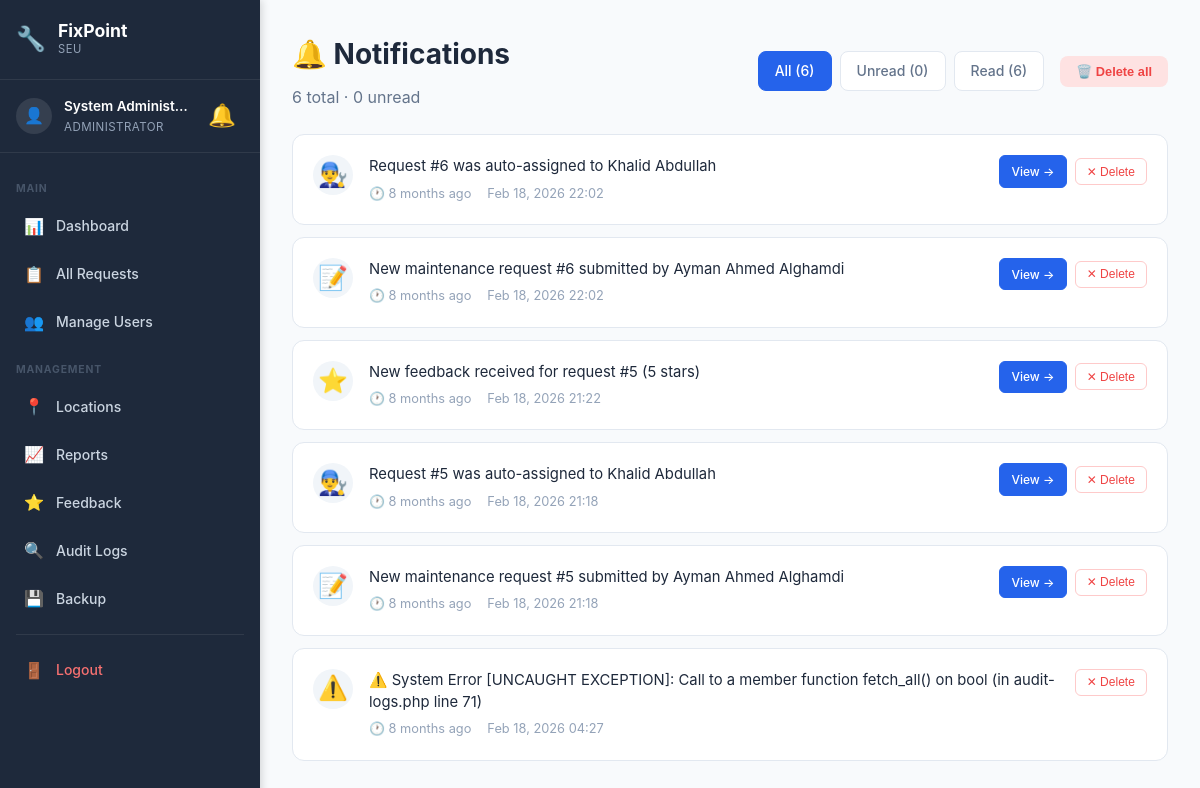
The page /notifications.php (signed in) on the database as committed earlier.
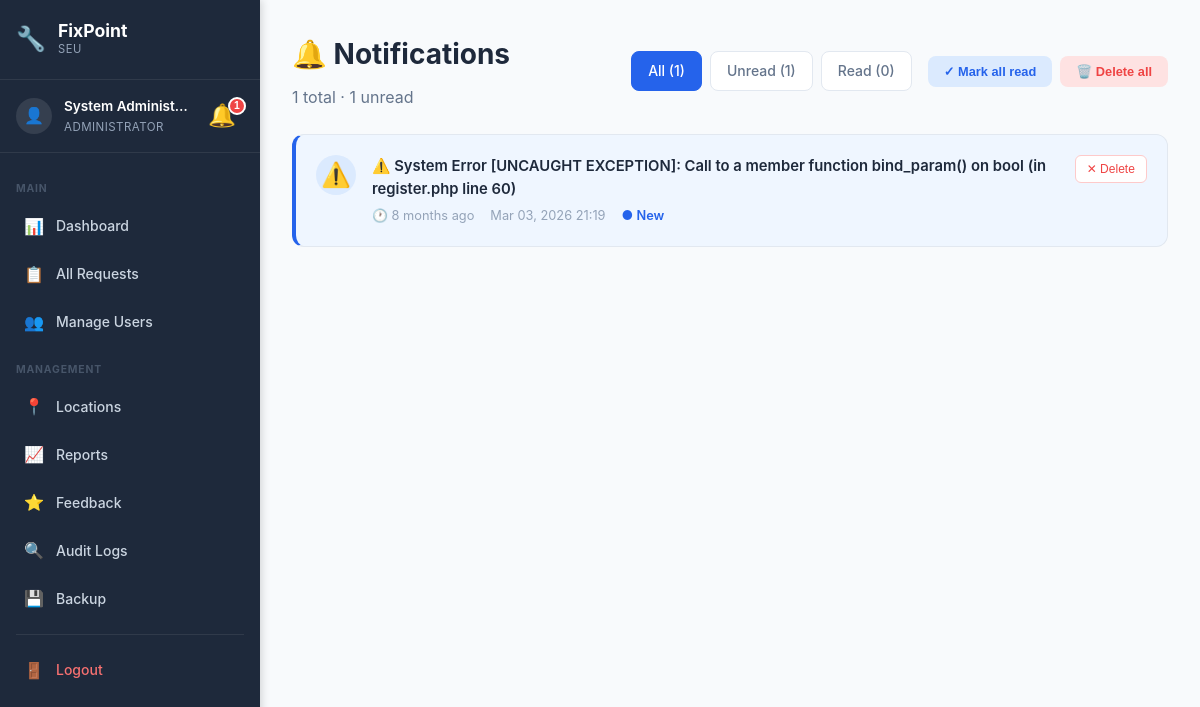
The same page on the database as committed later.
### tables this page shows
CREATE TABLE `notification` (
  `NotificationID` int(11) NOT NULL AUTO_INCREMENT,
  `UserID` int(11) NOT NULL,
  `Title` varchar(255) NOT NULL DEFAULT '',
  `RequestID` int(11) DEFAULT NULL,
  `Message` text NOT NULL,
  `IsRead` tinyint(1) DEFAULT 0,
  `CreatedAt` timestamp NOT NULL DEFAULT current_timestamp(),
  PRIMARY KEY (`NotificationID`),
  KEY `RequestID` (`RequestID`),
  KEY `idx_user` (`UserID`),
  KEY `idx_read` (`IsRead`),
  CONSTRAINT `notification_ibfk_1` FOREIGN KEY (`UserID`) REFERENCES `user` (`UserID`),
  CONSTRAINT `notification_ibfk_2` FOREIGN KEY (`RequestID`) REFERENCES `maintenancerequest` (`RequestID`) ON DELETE SET NULL
);

### config/helpers.php (called while the page is built, shortened)
<?php
function formatDate($date, $format = 'M d, Y H:i') {
    return date($format, strtotime($date));
}
function e($string) {
    return htmlspecialchars($string, ENT_QUOTES, 'UTF-8');
}
?>

### notifications.php (the view, shortened to what this page needs)
<?php
require_once 'config/database.php';
require_once 'config/helpers.php';
$user_id = $_SESSION['user_id'];
$role_id = $_SESSION['role_id'];
$filter = isset($_GET['filter']) ? $_GET['filter'] : 'all';
$where = "WHERE n.UserID = ?";
$sql = "SELECT
            n.NotificationID,
            n.Message,
            n.IsRead,
            n.CreatedAt,
            n.RequestID
        FROM notification n
        $where
        ORDER BY n.CreatedAt DESC";
$stmt = $conn->prepare($sql);
$stmt->bind_param("i", $user_id);
$stmt->execute();
$notifications = $stmt->get_result()->fetch_all(MYSQLI_ASSOC);
$count_sql = "SELECT
    COUNT(*) as total,
    SUM(CASE WHEN IsRead = 0 THEN 1 ELSE 0 END) as unread,
    SUM(CASE WHEN IsRead = 1 THEN 1 ELSE 0 END) as read_count
FROM notification WHERE UserID = ?";
$count_stmt = $conn->prepare($count_sql);
$count_stmt->bind_param("i", $user_id);
$count_stmt->execute();
$counts = $count_stmt->get_result()->fetch_assoc();
if ($role_id == 1) {
    $details_path = 'admin/request-details.php?id=';
} elseif ($role_id == 2) {
    $details_path = 'technician/task-details.php?id=';
    $dashboard_path = 'technician/dashboard.php';
} else {
    $details_path = 'user/request-details.php?id=';
    $dashboard_path = 'user/dashboard.php';
}
if (!function_exists('notifTimeAgo')) {
    function notifTimeAgo($datetime) {
        $now = new DateTime();
        $ago = new DateTime($datetime);
        $diff = $now->diff($ago);
        if ($diff->m > 0) return $diff->m . ' month' . ($diff->m > 1 ? 's' : '') . ' ago';
        return 'Just now';
    }
}
function getNotifIcon($message) {
    if (strpos($message, 'assigned') !== false) return '👨‍🔧';
    if (strpos($message, 'feedback') !== false || strpos($message, 'stars') !== false) return '⭐';
    if (strpos($message, 'submitted') !== false || strpos($message, 'new') !== false) return '📝';
    if (strpos($message, 'Error') !== false || strpos($message, '⚠️') !== false) return '⚠️';
    return '🔔';
}
$_sidebar_role = $_SESSION['role_id'] ?? 0;
?>
<!DOCTYPE html>
<html lang="en">
<head>
    <link rel="stylesheet" href="assets/css/style.css">
    <link rel="stylesheet" href="assets/css/dashboard.css">
    <link rel="stylesheet" href="assets/css/sidebar.css">
</head>
<body class="has-sidebar">
    <aside class="sidebar" id="sidebar">
        <div class="sidebar-header">
            <div class="sidebar-logo">
                <span class="sidebar-logo-icon">🔧</span>
                <div>
                    <span class="sidebar-logo-text">FixPoint</span>
                    <span class="sidebar-logo-sub">SEU</span>
                </div>
            </div>
        </div>
        <div class="sidebar-user">
            <div class="sidebar-avatar">👤</div>
            <div class="sidebar-user-info">
                <span class="sidebar-user-name"><?php echo e($_SESSION['name']); ?></span>
                <span class="sidebar-user-role">
                    <?php
                    if ($_sidebar_role == 1) echo 'Administrator';
                    elseif ($_sidebar_role == 2) echo 'Technician';
                    else echo 'User';
                    ?>
                </span>
            </div>
            <?php include 'includes/notification-bell.php'; ?>
        </div>
        <nav class="sidebar-nav">
            <?php if ($_sidebar_role == 1): ?>
                <div class="sidebar-section-label">Main</div>
                <a href="admin/dashboard.php" class="sidebar-link"><span class="sidebar-icon">📊</span><span>Dashboard</span></a>
                <a href="admin/all-requests.php" class="sidebar-link"><span class="sidebar-icon">📋</span><span>All Requests</span></a>
                <a href="admin/users.php" class="sidebar-link"><span class="sidebar-icon">👥</span><span>Manage Users</span></a>
                <div class="sidebar-section-label">Management</div>
                <a href="admin/locations.php" class="sidebar-link"><span class="sidebar-icon">📍</span><span>Locations</span></a>
                <a href="admin/reports.php" class="sidebar-link"><span class="sidebar-icon">📈</span><span>Reports</span></a>
                <a href="admin/all-feedback.php" class="sidebar-link"><span class="sidebar-icon">⭐</span><span>Feedback</span></a>
                <a href="admin/audit-logs.php" class="sidebar-link"><span class="sidebar-icon">🔍</span><span>Audit Logs</span></a>
                <a href="admin/backup.php" class="sidebar-link"><span class="sidebar-icon">💾</span><span>Backup</span></a>
            <?php endif; ?>
            <div class="sidebar-divider"></div>
            <a href="auth/logout.php" class="sidebar-link sidebar-logout">
                <span class="sidebar-icon">🚪</span><span>Logout</span>
            </a>
        </nav>
    </aside>
    <div class="main-content">
            <div class="topbar-notif"><?php include 'includes/notification-bell.php'; ?></div>
    <div class="dashboard">
        <div class="dashboard-container">
            <div class="notif-page-header">
                <div>
                    <h1 class="welcome-text">🔔 Notifications</h1>
                    <p style="color: #64748b; margin-top: 0.25rem;">
                        <?php echo $counts['total']; ?> total · <?php echo $counts['unread']; ?> unread
                    </p>
                </div>
                <div style="display: flex; gap: 1rem; flex-wrap: wrap; align-items: center;">
                    <div class="notif-filters">
                        <a href="notifications.php?filter=all" class="notif-filter-btn <?php echo $filter === 'all' ? 'active' : ''; ?>">
                            All (<?php echo $counts['total']; ?>)
                        </a>
                        <a href="notifications.php?filter=unread" class="notif-filter-btn <?php echo $filter === 'unread' ? 'active' : ''; ?>">
                            Unread (<?php echo $counts['unread']; ?>)
                        </a>
                        <a href="notifications.php?filter=read" class="notif-filter-btn <?php echo $filter === 'read' ? 'active' : ''; ?>">
                            Read (<?php echo $counts['read_count']; ?>)
                        </a>
                    </div>
                    <?php if ($counts['total'] > 0): ?>
                        <div class="notif-actions">
                            <?php if ($counts['unread'] > 0): ?>
                                <button class="notif-action-btn btn-mark-all" onclick="pageMarkAllRead()">
                                    ✓ Mark all read
                                </button>
                            <?php endif; ?>
                            <button class="notif-action-btn btn-delete-all" onclick="pageDeleteAll()">
                                🗑️ Delete all
                            </button>
                        </div>
                    <?php endif; ?>
                </div>
            </div>
            <div id="notifPageList">
                <?php if (count($notifications) > 0): ?>
                    <?php foreach ($notifications as $notif): ?>
                        <div class="notif-card <?php echo $notif['IsRead'] ? '' : 'unread'; ?>" id="page-notif-<?php echo $notif['NotificationID']; ?>">
                            <div class="notif-card-icon">
                                <?php echo getNotifIcon($notif['Message']); ?>
                            </div>
                            <div class="notif-card-content">
                                <div class="notif-card-message"><?php echo e($notif['Message']); ?></div>
                                <div class="notif-card-meta">
                                    <span>🕐 <?php echo notifTimeAgo($notif['CreatedAt']); ?></span>
                                    <span><?php echo formatDate($notif['CreatedAt']); ?></span>
                                    <?php if (!$notif['IsRead']): ?>
                                        <span style="color: #2563eb; font-weight: 600;">● New</span>
                                    <?php endif; ?>
                                </div>
                            </div>
                            <div class="notif-card-actions">
                                <?php if ($notif['RequestID']): ?>
                                    <a href="<?php echo $details_path . $notif['RequestID']; ?>" class="notif-card-btn view-btn">
                                        View →
                                    </a>
                                <?php endif; ?>
                                <button class="notif-card-btn delete-btn" onclick="pageDeleteOne(<?php echo $notif['NotificationID']; ?>)">
                                    ✕ Delete
                                </button>
                            </div>
                        </div>
                    <?php endforeach; ?>
                <?php endif; ?>
            </div>
        </div>
    </div>
    </div>
</body>
</html>

### includes/notification-bell.php (shortened to what this page needs)
<?php
$_notif_count = 0;
if (isset($_SESSION['user_id'])) {
    $notif_count_sql = "SELECT COUNT(*) as unread FROM notification WHERE UserID = ? AND IsRead = 0";
    $notif_count_stmt = $conn->prepare($notif_count_sql);
    $notif_count_stmt->bind_param("i", $_SESSION['user_id']);
    $notif_count_stmt->execute();
    $_notif_count = $notif_count_stmt->get_result()->fetch_assoc()['unread'];
}
?>
<div class="notif-wrapper" id="notifWrapper">
    <button class="notif-bell" id="notifBell" onclick="toggleNotifDropdown(event)" title="Notifications">
        🔔
        <?php if ($_notif_count > 0): ?>
            <span class="notif-badge" id="notifBadge"><?php echo $_notif_count > 99 ? '99+' : $_notif_count; ?></span>
        <?php endif; ?>
    </button>
</div>

### assets/css/style.css (style rules this page uses)
* { margin: 0; padding: 0; box-sizing: border-box; }
:root { --primary-color: #2563eb; --primary-dark: #1e40af; --secondary-color: #64748b; --success-color: #10b981; --danger-color: #ef4444; --warning-color: #f59e0b; --dark: #1e293b; --gray: #64748b; --light-gray: #f1f5f9; --white: #ffffff; --shadow: 0 4px 6px rgba(0, 0, 0, 0.1); --shadow-lg: 0 10px 25px rgba(0, 0, 0, 0.15); }
body { font-family: -apple-system, BlinkMacSystemFont, 'Segoe UI', Roboto, 'Helvetica Neue', Arial, sans-serif; line-height: 1.6; color: var(--dark); background-color: var(--white); }

### assets/css/dashboard.css (style rules this page uses)
.dashboard { min-height: 100vh; background: #f8fafc; }
.dashboard-container { max-width: 1400px; margin: 0 auto; padding: 2rem; }
.welcome-text { font-size: 1.75rem; font-weight: 700; color: #1e293b; margin-bottom: 0.5rem; }

### assets/css/sidebar.css (style rules this page uses)
:root { --sidebar-width: 260px; --sidebar-bg: #1e293b; --sidebar-text: #cbd5e1; --sidebar-active-bg: rgba(37, 99, 235, 0.15); --sidebar-active-text: #60a5fa; --sidebar-hover-bg: rgba(255, 255, 255, 0.05); --topbar-height: 56px; }
body.has-sidebar { margin: 0; padding: 0; display: flex; min-height: 100vh; background: #f8fafc; }
.sidebar { position: fixed; top: 0; left: 0; width: var(--sidebar-width); height: 100vh; background: var(--sidebar-bg); display: flex; flex-direction: column; z-index: 1000; overflow-y: auto; overflow-x: visible; transition: transform 0.3s ease; box-shadow: 2px 0 8px rgba(0,0,0,0.15); }
.sidebar-header { display: flex; align-items: center; justify-content: space-between; padding: 1.25rem 1rem; border-bottom: 1px solid rgba(255,255,255,0.08); flex-shrink: 0; }
.sidebar-logo { display: flex; align-items: center; gap: 0.75rem; }
.sidebar-logo-icon { font-size: 1.5rem; }
.sidebar-logo-text { display: block; font-size: 1.1rem; font-weight: 700; color: #fff; line-height: 1.2; }
.sidebar-logo-sub { display: block; font-size: 0.7rem; color: #94a3b8; text-transform: uppercase; letter-spacing: 0.05em; }
.sidebar-user { display: flex; align-items: center; gap: 0.75rem; padding: 1rem; border-bottom: 1px solid rgba(255,255,255,0.08); flex-shrink: 0; }
.sidebar-avatar { width: 36px; height: 36px; background: rgba(255,255,255,0.1); border-radius: 50%; display: flex; align-items: center; justify-content: center; font-size: 1rem; flex-shrink: 0; }
.sidebar-user-info { flex: 1; min-width: 0; }
.sidebar-user-name { display: block; color: #fff; font-size: 0.85rem; font-weight: 600; white-space: nowrap; overflow: hidden; text-overflow: ellipsis; }
.sidebar-user-role { display: block; color: #94a3b8; font-size: 0.72rem; text-transform: uppercase; letter-spacing: 0.04em; }
.sidebar-user .notif-wrapper { position: static; }
.sidebar-nav { flex: 1; padding: 0.75rem 0; overflow-y: auto; }
.sidebar-section-label { padding: 0.5rem 1rem 0.25rem; font-size: 0.65rem; font-weight: 700; color: #475569; text-transform: uppercase; letter-spacing: 0.08em; margin-top: 0.5rem; }
.sidebar-link { display: flex; align-items: center; gap: 0.75rem; padding: 0.65rem 1rem; color: var(--sidebar-text); text-decoration: none; font-size: 0.875rem; font-weight: 500; transition: all 0.15s ease; position: relative; margin: 0.1rem 0.5rem; border-radius: 0.5rem; }
.sidebar-icon { font-size: 1rem; flex-shrink: 0; width: 20px; text-align: center; }
.sidebar-divider { height: 1px; background: rgba(255,255,255,0.08); margin: 0.75rem 1rem; }
.sidebar-logout { color: #f87171 !important; }
.main-content { margin-left: var(--sidebar-width); flex: 1; min-height: 100vh; width: calc(100% - var(--sidebar-width)); box-sizing: border-box; display: flex; flex-direction: column; }

### includes/notification-bell.php (style rules this page uses)
.notif-wrapper { position: relative; display: inline-flex; align-items: center; }
.notif-bell { position: relative; cursor: pointer; font-size: 1.4rem; padding: 0.25rem 0.5rem; text-decoration: none; color: #64748b; transition: color 0.3s; background: none; border: none; line-height: 1; }
.notif-badge { position: absolute; top: -4px; right: -2px; background: #ef4444; color: white; font-size: 0.65rem; font-weight: 700; min-width: 18px; height: 18px; border-radius: 9px; display: flex; align-items: center; justify-content: center; padding: 0 4px; line-height: 1; border: 2px solid white; animation: notif-pulse 2s infinite; }

Rows that differ between the two databases and show on the page:
removed notification: Message "👨‍🔧", Message "Request #6 was auto-assigned to Khalid Abdullah", CreatedAt "8 months ago", CreatedAt "Feb 18, 2026 22:02"
removed notification: Message "📝", Message "New maintenance request #6 submitted by Ayman Ahmed Alghamdi", CreatedAt "8 months ago", CreatedAt "Feb 18, 2026 22:02"
removed notification: Message "⭐", Message "New feedback received for request #5 (5 stars)", CreatedAt "8 months ago", CreatedAt "Feb 18, 2026 21:22"
removed notification: Message "👨‍🔧", Message "Request #5 was auto-assigned to Khalid Abdullah", CreatedAt "8 months ago", CreatedAt "Feb 18, 2026 21:18"
removed notification: Message "📝", Message "New maintenance request #5 submitted by Ayman Ahmed Alghamdi", CreatedAt "8 months ago", CreatedAt "Feb 18, 2026 21:18"
removed notification: Message "⚠️", Message "⚠️ System Error [UNCAUGHT EXCEPTION]: Call to a member function fetch_all() on bool (in audit-logs.php line 71)", CreatedAt "8 months ago", CreatedAt "Feb 18, 2026 04:27"
added notification: Message "⚠️", Message "⚠️ System Error [UNCAUGHT EXCEPTION]: Call to a member function bind_param() on bool (in register.php line 60)", CreatedAt "8 months ago", CreatedAt "Mar 03, 2026 21:19", IsRead "● New"
Other text that changed with them:
$_notif_count: (not shown) → "1"
$counts['total']: "6" → "1"
$counts['unread']: "0" → "1"
$counts['read_count']: "6" → "0"
text now shown: "✓ Mark all read"
